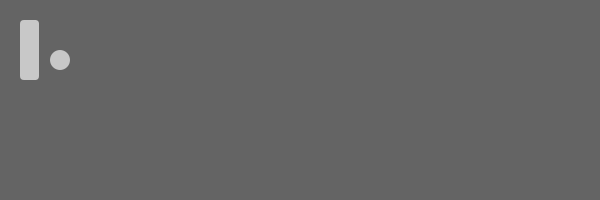
Frame 1 (no input)
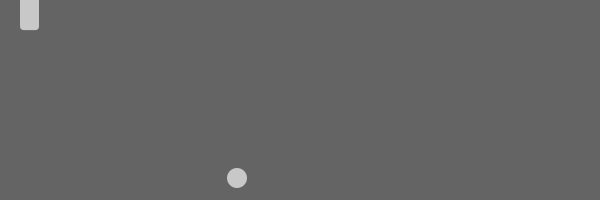
Frame 60 (the mouse pressed at the canvas centre just before this capture)
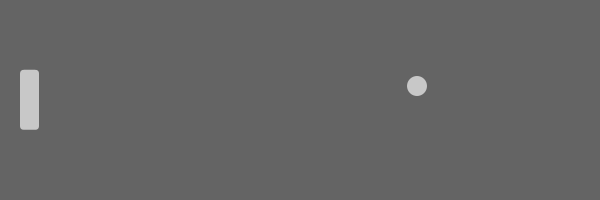
Frame 120 (the mouse held since frame 60 and released just before this capture)

The Processing sketch that drew these frames (run headless with seeded random() and noise(); from frame 60 on, the mouse is pressed at the canvas centre):

// Processing sketch: processing_148303
// ── processing_148303.pde

float ballX = 60;
float ballY = 60;
float dX = 3;
float dY = 2;
float ballR = 20;
float paddleY = height * .5;
float paddleX = 20;
float paddleWidth = 19;
float paddleHeight = 60;

void setup() {

  size(600, 200);
}

void draw() {

//  noCursor(); 

  background(100, 100, 100);

  fill(200);
  noStroke();
//  rectMode(CORNER);
  rect(paddleX, paddleY - paddleHeight * .5, paddleWidth, paddleHeight, 4, 4, 4, 4);
   
  fill(200);
  noStroke();
  ellipse(ballX, ballY, ballR, ballR);
  
  paddleY = lerp(paddleY, mouseY, 0.1);


  if (ballY > height - ballR * .5)
  {  
    dY = -dY;
  }

  if (ballY < 0 + ballR * .5)
  {  
    dY = -dY;
  }  
 
  if (ballX > width - ballR * .5)
  {  
    dX = -dX;
  }
 
  if (ballX <= paddleX + paddleWidth + ballR * .5 && ballY >= paddleY && ballY <= paddleY + paddleHeight) 
  {  
    dX = -dX;
    ballX = paddleX+paddleWidth+ 4 + ballR * .5;
  }
 
  if (ballX < 0 + ballR *.5)
  {
    noLoop();
  }

  ballX = ballX + dX;
  ballY = ballY + dY;
  
}

void keyPressed()

{
  if (key==' ')
  {
    dX = 3;
    ballX = 60;
    loop();
  }
}
